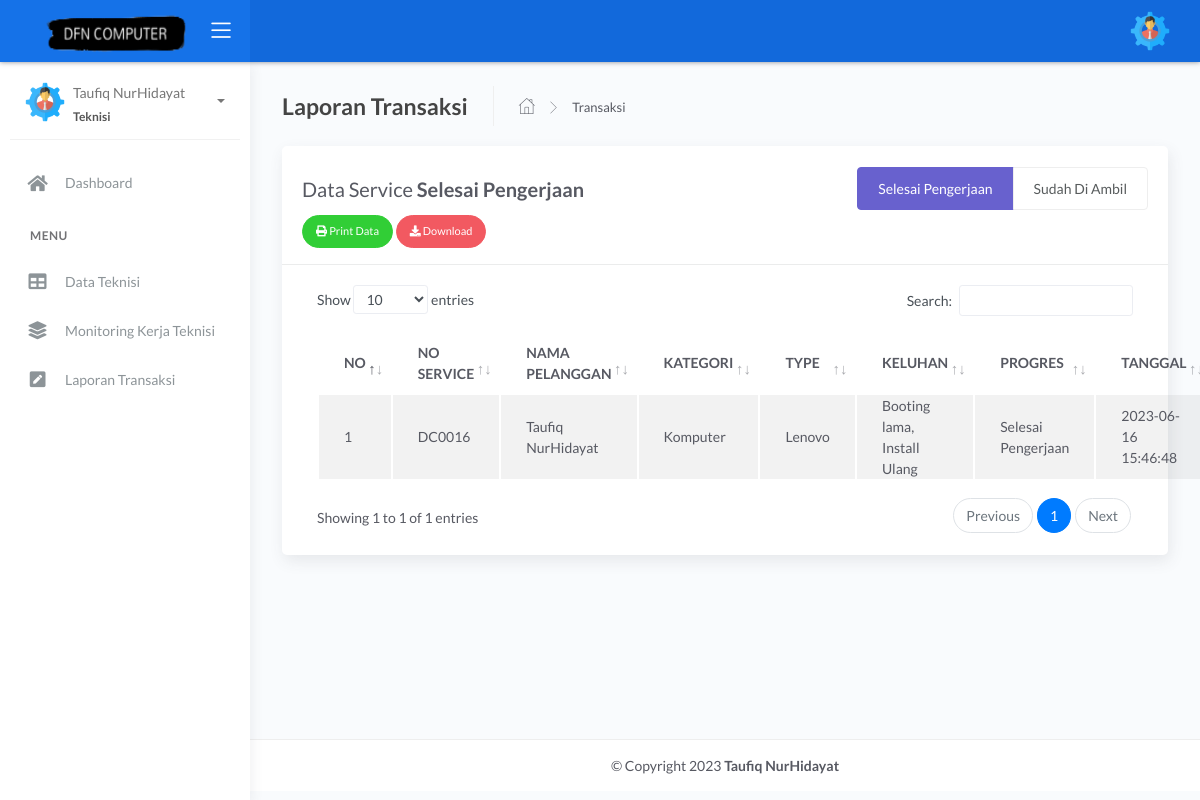
The page /admin/owner/transaksi_service.php (signed in) on the database as committed earlier.
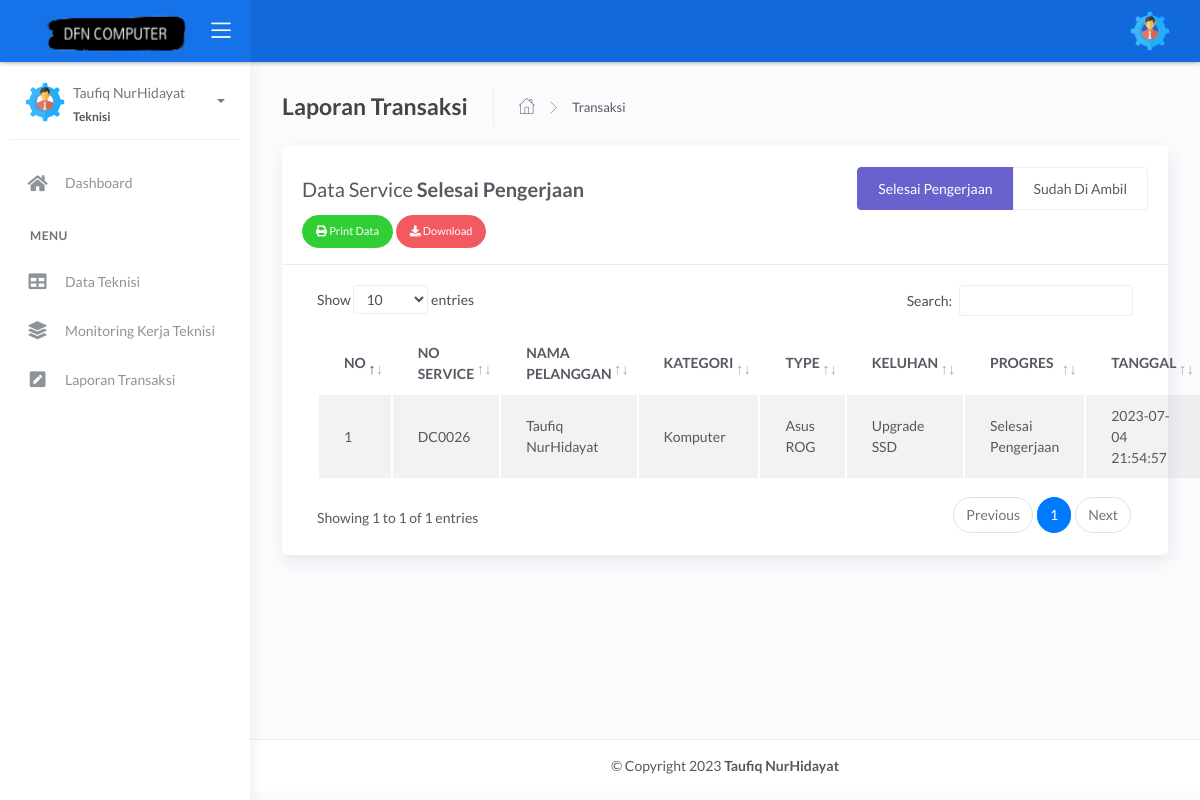
The same page on the database as committed later.
### tables this page shows
CREATE TABLE `service` (
  `no_service` int(11) NOT NULL,
  `id_pelanggan` int(11) NOT NULL,
  `kategori` varchar(255) NOT NULL,
  `type` varchar(255) NOT NULL,
  `keluhan` text NOT NULL,
  `tanggal` datetime DEFAULT current_timestamp(),
  `progres` varchar(255) NOT NULL,
  `keterangan` varchar(255) NOT NULL,
  `totharga` int(25) NOT NULL,
  `id_admin` int(11) NOT NULL,
  `id_order` int(11) NOT NULL,
  `tgl_update` datetime NOT NULL DEFAULT current_timestamp() ON UPDATE current_timestamp()
);

CREATE TABLE `pelanggan` (
  `id_pelanggan` int(10) NOT NULL,
  `nama` varchar(100) NOT NULL,
  `password` varchar(100) NOT NULL,
  `hp` varchar(25) NOT NULL,
  `email` varchar(100) NOT NULL,
  `jk` varchar(100) NOT NULL,
  `alamat` varchar(255) NOT NULL,
  `status` varchar(255) NOT NULL
);

### admin/owner/transaksi_service.php (the view, shortened to what this page needs)
<?php include 'header.php';
?>
<div class="main-panel">
    <div class="content">
        <div class="page-inner ">
            <div class="page-header">
                <h4 class="page-title">Laporan Transaksi</h4>
                <ul class="breadcrumbs">
                    <li class="nav-home">
                        <a href="index.php">
                            <i class="flaticon-home"></i>
                        </a>
                    </li>
                    <li class="separator">
                        <i class="flaticon-right-arrow"></i>
                    </li>
                    <li class="nav-item">
                        <a href="#">Transaksi</a>
                    </li>
                </ul>
            </div>
            <div class="row ">
                <div class="col-md-12">
                    <div class="card">
                        <div class="card-header">
                            <div class="d-flex align-items-center">
                                <h1 class="card-title">Data Service
                                    <b>
                                        Selesai Pengerjaan
                                    </b>
                                </h1>
                                <ul class="nav nav-pills nav-secondary ml-auto" id="pills-tab" role="tablist">
                                    <li class="nav-item">
                                        <a class="nav-link active" href="transaksi_service.php" role="tab" aria-controls="pills-home" aria-selected="true">Selesai Pengerjaan</a>
                                    </li>
                                    <li class="nav-item">
                                        <a class="nav-link" href="service_selesai_tabel.php" role="tab" aria-controls="pills-profile" aria-selected="false">Sudah Di Ambil</a>
                                    </li>
                                </ul>
                            </div>
                            <a class="btn btn-success btn-round btn-sm ml-auto" href="">
                                <i class="fa fa-print"></i>
                                Print Data
                            </a>
                            <a class="btn btn-danger btn-round btn-sm ml-auto" href="">
                                <i class="fa fa-download"></i>
                                Download
                            </a>
                        </div>
                        <div class="card-body">
                            <table id="tablepembayaran" class="display table table-striped table-hover">
                                <thead>
                                    <tr>
                                        <th style="width: 1%">NO</th>
                                        <th>NO SERVICE</th>
                                        <th>NAMA PELANGGAN</th>
                                        <th>KATEGORI</th>
                                        <th>TYPE</th>
                                        <th>KELUHAN</th>
                                        <th>PROGRES</th>
                                        <th>TANGGAL</th>
                                    </tr>
                                </thead>
                                <tbody>
                                    <?php
                                    include '../../koneksi.php';
                                    $no = 1;
                                    $data = mysqli_query($koneksi, "SELECT * FROM service JOIN pelanggan on pelanggan.id_pelanggan = service.id_pelanggan WHERE progres IN ('Selesai Pengerjaan') ORDER BY no_service DESC");
                                    while ($d = mysqli_fetch_array($data)) {
                                    ?>
                                        <tr>
                                            <td><?php echo $no++; ?></td>
                                            <td>DC00<?php echo $d['no_service']; ?></td>
                                            <td><?php echo $d['nama']; ?></td>
                                            <td><?php echo $d['kategori']; ?></td>
                                            <td><?php echo $d['type']; ?></td>
                                            <td><?php echo $d['keluhan']; ?></td>
                                            <td><?php echo $d['progres']; ?> </td>
                                            <td><?php echo $d['tanggal']; ?> </td>
                                                <?php
                                            }
                                                ?>
                                        </tr>
                                </tbody>
                            </table>
                        </div>
                    </div>
                </div>
            </div>
        </div>
    </div>
    <?php include 'footer.php'; ?>
</div>

Rows that differ between the two databases and show on the page:
removed service: no_service "16", id_pelanggan.nama "Taufiq NurHidayat", kategori "Komputer", type "Lenovo", keluhan "Booting lama, Install Ulang", progres "Selesai Pengerjaan", tanggal "2023-06-16 15:46:48"
added service: no_service "26", id_pelanggan.nama "Taufiq NurHidayat", kategori "Komputer", type "Asus ROG", keluhan "Upgrade SSD", progres "Selesai Pengerjaan", tanggal "2023-07-04 21:54:57"
